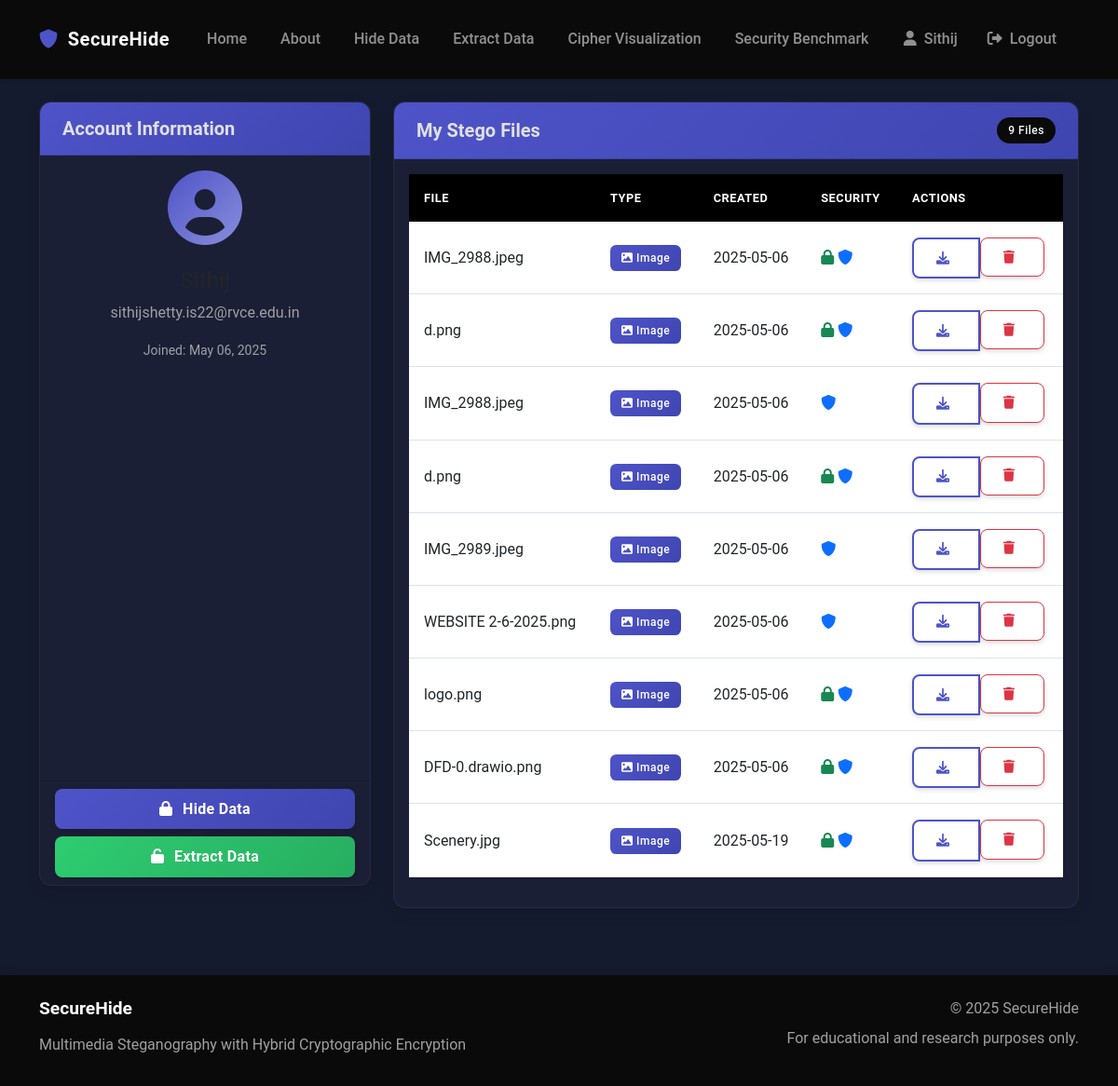
Page /account (signed in) on the committed database.
### app/models.py (models this page shows, shortened)
class User(db.Model, UserMixin):
    id = db.Column(db.Integer, primary_key=True)
    username = db.Column(db.String(20), unique=True, nullable=False)
    email = db.Column(db.String(120), unique=True, nullable=False)
    password = db.Column(db.String(60), nullable=False)
    date_joined = db.Column(db.DateTime, default=datetime.utcnow)
    stego_files = db.relationship('StegoFile', backref='owner', lazy=True)

class StegoFile(db.Model):
    id = db.Column(db.Integer, primary_key=True)
    filename = db.Column(db.String(100), nullable=False)
    original_filename = db.Column(db.String(100), nullable=True)
    file_path = db.Column(db.String(255), nullable=False)
    media_type = db.Column(db.String(20), nullable=False)  # image, audio, video
    date_created = db.Column(db.DateTime, default=datetime.utcnow)
    has_message = db.Column(db.Boolean, default=False)
    is_encrypted = db.Column(db.Boolean, default=False)
    has_integrity_check = db.Column(db.Boolean, default=False)
    additional_info = db.Column(db.String(255), nullable=True)  # For video frame info etc.
    user_id = db.Column(db.Integer, db.ForeignKey('user.id'), nullable=False)

### app/routes.py (the view)
@users.route('/account')
@login_required
def account():
    stego_files = StegoFile.query.filter_by(user_id=current_user.id).all()
    return render_template('account.html', title='Account', stego_files=stego_files)

### app/models.py (called while the page is built)
@login_manager.user_loader
def load_user(user_id):
    return User.query.get(int(user_id))

### app/templates/account.html (shortened to what this page needs)
{% extends "layout.html" %}
{% block content %}
<div class="row">
    <div class="col-md-4 mb-4">
        <div class="card">
            <div class="card-header bg-primary text-white">
                <h5 class="card-title mb-0">Account Information</h5>
            </div>
            <div class="card-body">
                <div class="text-center mb-4">
                    <i class="fas fa-user-circle fa-5x text-gradient"></i>
                </div>
                <h4 class="text-center">{{ current_user.username }}</h4>
                <p class="text-center text-muted">{{ current_user.email }}</p>
                <p class="text-center">
                    <small class="text-muted">Joined: {{ current_user.date_joined.strftime('%B %d, %Y') }}</small>
                </p>
            </div>
            <div class="card-footer">
                <div class="d-grid gap-2">
                    <a href="{{ url_for('steganography.hide') }}" class="btn btn-primary">
                        <i class="fas fa-lock"></i> Hide Data
                    </a>
                    <a href="{{ url_for('steganography.extract') }}" class="btn btn-success">
                        <i class="fas fa-unlock"></i> Extract Data
                    </a>
                </div>
            </div>
        </div>
    </div>
    <div class="col-md-8">
        <div class="card">
            <div class="card-header bg-primary text-white d-flex justify-content-between align-items-center">
                <h5 class="card-title mb-0">My Stego Files</h5>
                <span class="badge bg-dark text-light rounded-pill">{{ stego_files|length }} Files</span>
            </div>
            <div class="card-body">
                {% if stego_files %}
                    <div class="table-responsive">
                        <table class="table table-hover">
                            <thead>
                                <tr>
                                    <th>File</th>
                                    <th>Type</th>
                                    <th>Created</th>
                                    <th>Security</th>
                                    <th>Actions</th>
                                </tr>
                            </thead>
                            <tbody>
                                {% for file in stego_files %}
                                <tr data-file-id="{{ file.id }}">
                                    <td>
                                        {% if file.original_filename %}
                                            {% if file.filename.endswith('.info') %}
                                                <i class="fas fa-info-circle text-info me-1"></i>
                                                <span class="text-info">{{ file.original_filename }}</span>
                                                <small class="text-muted">(Frame Info File)</small>
                                            {% else %}
                                                {{ file.original_filename }}
                                            {% endif %}
                                        {% endif %}
                                    </td>
                                    <td>
                                        {% if file.filename.endswith('.info') %}
                                            <span class="badge bg-info"><i class="fas fa-file-code"></i> Info</span>
                                        {% elif file.media_type == 'image' %}
                                            <span class="badge bg-primary"><i class="fas fa-image"></i> Image</span>
                                        {% elif file.media_type == 'audio' %}
                                            <span class="badge bg-success"><i class="fas fa-volume-up"></i> Audio</span>
                                        {% elif file.media_type == 'video' %}
                                            <span class="badge bg-danger"><i class="fas fa-video"></i> Video</span>
                                        {% else %}
                                            <span class="badge bg-secondary"><i class="fas fa-file"></i> File</span>
                                        {% endif %}
                                    </td>
                                    <td>{{ file.date_created.strftime('%Y-%m-%d') }}</td>
                                    <td>
                                        {% if file.is_encrypted %}
                                            <i class="fas fa-lock text-success" title="Encrypted"></i>
                                        {% endif %}
                                        {% if file.has_integrity_check %}
                                            <i class="fas fa-shield-alt text-primary" title="Integrity Check"></i>
                                        {% endif %}
                                    </td>
                                    <td>
                                        <div class="btn-group">
                                            <a href="{{ url_for('steganography.download_file', file_id=file.id) }}" class="btn btn-outline-primary btn-sm">
                                                <i class="fas fa-download"></i>
                                            </a>
                                            <form action="{{ url_for('steganography.delete_file', file_id=file.id) }}" method="POST" class="d-inline" onsubmit="return confirm('Are you sure you want to delete this file?');">
                                                <button type="submit" class="btn btn-outline-danger btn-sm">
                                                    <i class="fas fa-trash"></i>
                                                </button>
                                            </form>
                                        </div>
                                    </td>
                                </tr>
                                {% endfor %}
                            </tbody>
                        </table>
                    </div>
                {% endif %}
            </div>
        </div>
    </div>
</div>
<div class="toast-container position-fixed bottom-0 end-0 p-3"></div>
{% endblock %}

### app/templates/layout.html (shortened to what this page needs)
<!DOCTYPE html>
<html lang="en">
<head>
    <link href="https://cdn.jsdelivr.net/npm/bootstrap@5.3.0/dist/css/bootstrap.min.css" rel="stylesheet">
    <link rel="stylesheet" href="{{ url_for('static', filename='css/main.css') }}">
    <link rel="stylesheet" href="https://cdnjs.cloudflare.com/ajax/libs/font-awesome/6.0.0/css/all.min.css">
</head>
<body>
    <header>
        <nav class="navbar navbar-expand-lg navbar-dark bg-dark shadow-sm">
            <div class="container">
                <a class="navbar-brand" href="{{ url_for('main.home') }}">
                    <i class="fas fa-shield-alt"></i> SecureHide
                </a>
                <div class="collapse navbar-collapse p-2" id="navbarNav">
                    <ul class="navbar-nav me-auto">
                        <li class="nav-item">
                            <a class="nav-link" href="{{ url_for('main.home') }}">Home</a>
                        </li>
                        <li class="nav-item">
                            <a class="nav-link" href="{{ url_for('main.about') }}">&nbsp;About</a>
                        </li>
                        {% if current_user.is_authenticated %}
                        <li class="nav-item">
                            <a class="nav-link" href="{{ url_for('steganography.hide') }}">&nbsp;Hide Data</a>
                        </li>
                        <li class="nav-item">
                            <a class="nav-link" href="{{ url_for('steganography.extract') }}">&nbsp;Extract Data</a>
                        </li>
                        <li class="nav-item">
                            <a class="nav-link" href="{{ url_for('steganography.visualize') }}">&nbsp;Cipher Visualization</a>
                        </li>
                        <li class="nav-item">
                            <a class="nav-link" href="{{ url_for('steganography.benchmark') }}">&nbsp;Security Benchmark</a>
                        </li>
                        {% endif %}
                    </ul>
                    <ul class="navbar-nav">
                        {% if current_user.is_authenticated %}
                        <li class="nav-item">
                            <a class="nav-link" href="{{ url_for('users.account') }}">
                                <i class="fas fa-user"></i> &nbsp;{{ current_user.username }}
                            </a>
                        </li>
                        <li class="nav-item">
                            <a class="nav-link" href="{{ url_for('users.logout') }}">
                                <i class="fas fa-sign-out-alt"></i> &nbsp;Logout
                            </a>
                        </li>
                        {% endif %}
                    </ul>
                </div>
            </div>
        </nav>
    </header>
    <main role="main" class="container py-4">
        {% block content %}{% endblock %}
    </main>
    <footer class="bg-dark text-white py-4 mt-5">
        <div class="container">
            <div class="row">
                <div class="col-md-6">
                    <h5>SecureHide</h5>
                    <p>Multimedia Steganography with Hybrid Cryptographic Encryption</p>
                </div>
                <div class="col-md-6 text-md-end">
                    <p>&copy; 2025 SecureHide</p>
                    <p>For educational and research purposes only.</p>
                </div>
            </div>
        </div>
    </footer>
</body>
</html>

### app/static/css/main.css (style rules this page uses)
:root { --primary: #4e54c8; --primary-hover: #3f45b0; --primary-light: #8a8edb; --secondary: #1a1f36; --success: #2ecc71; --success-hover: #27ae60; --dark: #121212; --darker: #0a0a0a; --light-dark: #2a2a2a; --text-light: #e0e0e0; --text-muted: #a0a0a0; }
body { background-color: #151b2e; color: var(--text-light); min-height: 100vh; display: flex; flex-direction: column; font-family: 'Roboto', 'Segoe UI', sans-serif; }
main { flex: 1; }
.bg-dark { background-color: var(--darker) !important; }
.text-muted { color: var(--text-muted) !important; }
.navbar { box-shadow: 0 4px 12px rgba(0, 0, 0, 0.15); padding: 0.7rem 1rem; }
.navbar-dark { background: rgb(29, 29, 29); }
.navbar-brand { font-weight: 700; letter-spacing: 0.5px; color: #fff; padding: 0.5rem 0; }
.navbar-brand i { color: var(--primary); margin-right: 0.3rem; }
.nav-link { font-weight: 500; transition: all 0.2s ease; position: relative; padding: 0.7rem 1rem !important; }
.nav-link:after { content: ''; position: absolute; width: 0; height: 2px; bottom: 0; left: 0; background-color: var(--primary); transition: width 0.3s ease; }
.card { background-color: var(--secondary); box-shadow: 0 6px 15px rgba(0, 0, 0, 0.1); border-radius: 0.8rem; border: 1px solid rgba(255, 255, 255, 0.05); transition: transform 0.3s ease, box-shadow 0.3s ease; overflow: hidden; height: 100%; }
.card-header { font-weight: 600; padding: 1rem 1.5rem; }
.card-title { font-weight: 700; margin-top: 0rem; color: var(--text-light); }
.bg-primary { background-color: var(--primary) !important; background: linear-gradient(135deg, var(--primary) 0%, var(--primary-hover) 100%); }
.btn { border-radius: 0.5rem; padding: 0.6rem 1.5rem; font-weight: 600; letter-spacing: 0.3px; transition: all 0.3s ease; box-shadow: 0 2px 5px rgba(0, 0, 0, 0.15); position: relative; overflow: hidden; }
.btn:after { content: ''; position: absolute; width: 100%; height: 100%; top: 0; left: -100%; background: linear-gradient(90deg, rgba(255, 255, 255, 0.1), rgba(255, 255, 255, 0)); transition: all 0.3s ease; }
.btn-primary { background: linear-gradient(135deg, var(--primary) 0%, var(--primary-hover) 100%); border: none; }
.btn-success { background: linear-gradient(135deg, var(--success) 0%, var(--success-hover) 100%); border: none; }
.btn-outline-primary { color: var(--primary); border: 2px solid var(--primary); background: transparent; }
.btn i { margin-right: 0.4rem; }
footer { background: rgb(29, 29, 29); padding: 2rem 0; box-shadow: 0 -4px 10px rgba(0, 0, 0, 0.1); }
footer h5 { font-weight: 700; margin-bottom: 1rem; font-size: 1.2rem; }
footer p { color: var(--text-muted); margin-bottom: 0.5rem; }
.text-gradient { background: linear-gradient(135deg, var(--primary) 0%, var(--primary-light) 100%); -webkit-background-clip: text; -webkit-text-fill-color: transparent; }
.table { color: var(--text-light); border-collapse: separate; border-spacing: 0; }
.table th { background-color: black; color: white; border: none; font-weight: 600; text-transform: uppercase; font-size: 0.8rem; letter-spacing: 0.5px; padding: 1rem; }
.table td { padding: 1rem; border-top: 1px solid rgba(255, 255, 255, 0.05); vertical-align: middle; }
.table tbody tr { background-color: var(--secondary); transition: background-color 0.2s ease; }
.badge { padding: 0.5rem 0.75rem; font-weight: 500; letter-spacing: 0.5px; border-radius: 0.4rem; }

### rows in the picture
User: username "Sithij", email "sithijshetty.is22@rvce.edu.in", date_joined "May 06, 2025"
StegoFile: original_filename "IMG_2988.jpeg", media_type "image" (drawn), date_created "2025-05-06", is_encrypted True (drawn), has_integrity_check True (drawn)
StegoFile: original_filename "d.png", media_type "image" (drawn), date_created "2025-05-06", is_encrypted True (drawn), has_integrity_check True (drawn)
StegoFile: original_filename "IMG_2988.jpeg", media_type "image" (drawn), date_created "2025-05-06", has_integrity_check True (drawn)
StegoFile: original_filename "d.png", media_type "image" (drawn), date_created "2025-05-06", is_encrypted True (drawn), has_integrity_check True (drawn)
StegoFile: original_filename "IMG_2989.jpeg", media_type "image" (drawn), date_created "2025-05-06", has_integrity_check True (drawn)
StegoFile: original_filename "WEBSITE 2-6-2025.png", media_type "image" (drawn), date_created "2025-05-06", has_integrity_check True (drawn)
StegoFile: original_filename "logo.png", media_type "image" (drawn), date_created "2025-05-06", is_encrypted True (drawn), has_integrity_check True (drawn)
StegoFile: original_filename "DFD-0.drawio.png", media_type "image" (drawn), date_created "2025-05-06", is_encrypted True (drawn), has_integrity_check True (drawn)
StegoFile: original_filename "Scenery.jpg", media_type "image" (drawn), date_created "2025-05-19", is_encrypted True (drawn), has_integrity_check True (drawn)

### other values in the picture
{{ stego_files|length }} "9"
